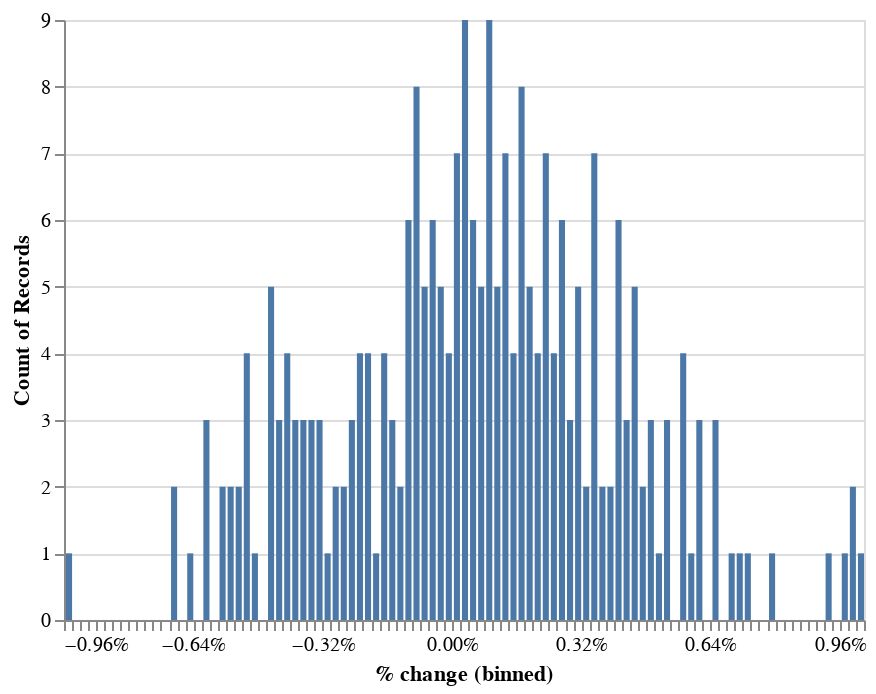

The code cell stored with this chart in its notebook:
### Code cell
returns_histogram(bt.balance)

### Figure 1 — Vega-Lite specification as saved in the notebook (floating-point values rounded to 4 significant figures; data arrays with more than 128 entries replaced by an {"elided": "..."} marker saying what was removed)
{"$schema": "https://vega.github.io/schema/vega-lite/v3.4.0.json", "config": {"mark": {"tooltip": null}, "view": {"height": 300, "width": 400}}, "data": {"name": "data-982132847eb7f89b37515d2a7bf99e0b"}, "datasets": {"data-982132847eb7f89b37515d2a7bf99e0b": {"elided": "253 records"}}, "encoding": {"x": {"axis": {"format": "%"}, "bin": {"maxbins": 100}, "field": "% change", "type": "quantitative"}, "y": {"aggregate": "count", "type": "quantitative"}}, "mark": "bar"}
